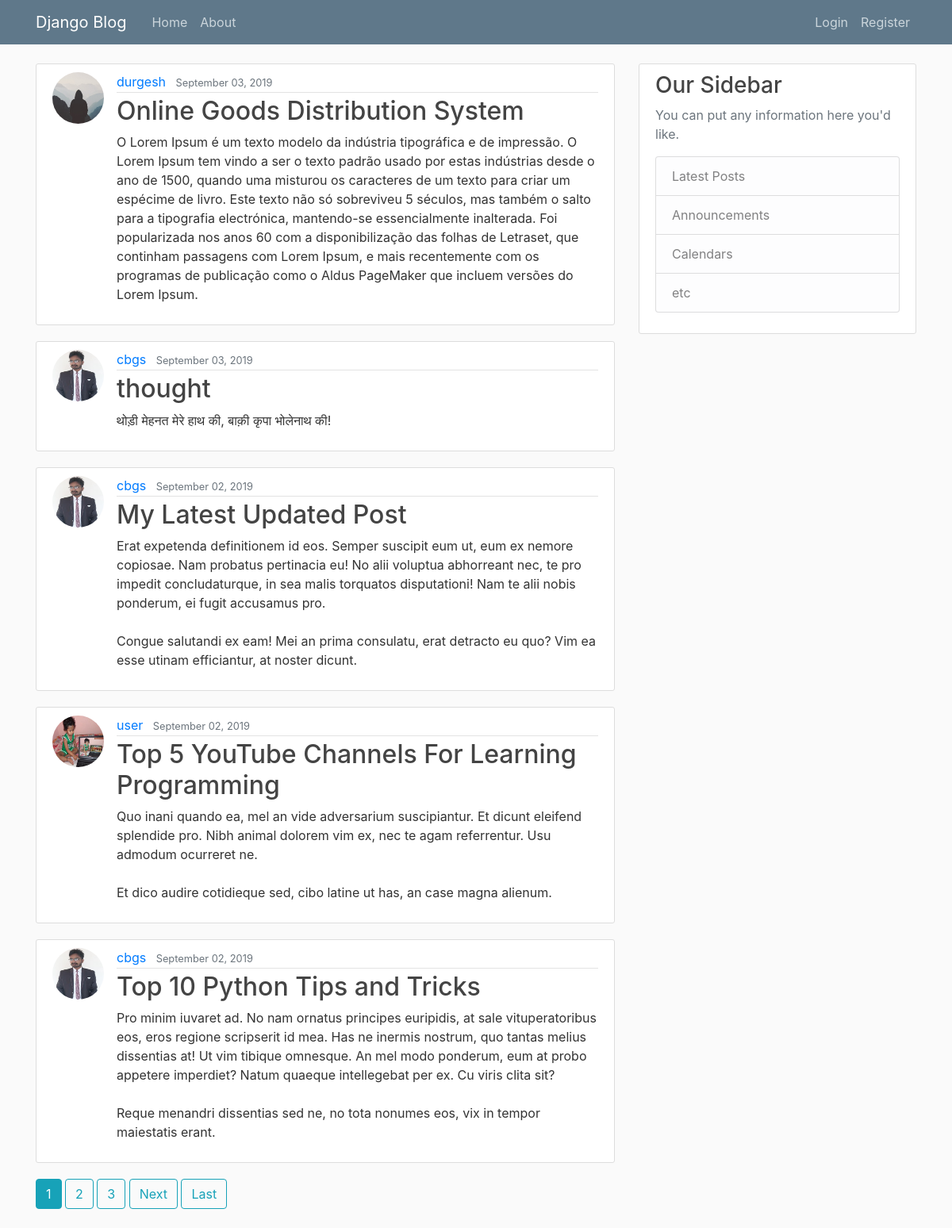
The page / on the database its author committed.
### blog/models.py (models this page shows, shortened)
class Post(models.Model):
	title = models.CharField(max_length=100)
	content = models.TextField()
	date_posted = models.DateTimeField(default=timezone.now)
	author = models.ForeignKey(User,on_delete=models.CASCADE)

### users/models.py (models this page shows, shortened)
class Profile(models.Model):
	user = models.OneToOneField(User,on_delete=models.CASCADE)
	image = models.ImageField(default='default.jpg', upload_to='profile_pics')

### blog/views.py (the view)
# urls.py: path('', PostListView.as_view(), name='blog-home'),
class PostListView(ListView):
	model = Post
	template_name = 'blog/home.html'  # <app>/<model>_<viewtype>.html
	context_object_name = 'posts'
	ordering = ['-date_posted']
	paginate_by = 5

### blog/templates/blog/home.html (shortened to what this page needs)
{% extends 'blog/base.html' %}
{% block content %}
	{% for post in posts %}
	  <article class="media content-section">
	{% if user.is_authenticated and post.author.username == user.username %}
		<a href="{% url 'profile' %}">
	   <img class="rounded-circle article-img"src="{{ post.author.profile.image.url }}">
		  </a>
	{% else %}
		<a href="{% url 'user-posts' post.author.username %}">
	   <img class="rounded-circle article-img"src="{{ post.author.profile.image.url }}">
		  </a>
	{% endif %}
		  <div class="media-body">
			<div class="article-metadata">
			  <a class="mr-2" href="{% url 'user-posts' post.author.username %}">{{ post.author }}</a>
			  <small class="text-muted">{{ post.date_posted|date:"F d, Y" }}</small>
			</div>
			<h2><a class="article-title" href="{% url 'post-detail' post.id %}">{{ post.title }}</a></h2>
			<p class="article-content">{{ post.content }}</p>
		  </div>
	</article>
	{% endfor %}
	{% if is_paginated %}
		{% for num in page_obj.paginator.page_range %}
			{% if page_obj.number == num %}
				<a class="btn btn-info mb-4" href="?page={{ num }}">{{num }}</a>
			{% elif num > page_obj.number|add:'-3' and num < page_obj.number|add:'3' %}
				<a class="btn btn-outline-info mb-4" href="?page={{ num }}">{{num }}</a>
			{% endif %}
		{% endfor %}
		{% if page_obj.has_next %}
			<a class="btn btn-outline-info mb-4" href="?page={{ page_obj.next_page_number }}">Next</a>
			<a class="btn btn-outline-info mb-4" href="?page={{ page_obj.paginator.num_pages }}">Last</a>
		{% endif %}
	{% endif %}
{% endblock content %}

### blog/templates/blog/base.html (shortened to what this page needs)
{% load static %}
<!DOCTYPE html>
<html>
<head>
    <link rel="stylesheet" href="https://stackpath.bootstrapcdn.com/bootstrap/4.3.1/css/bootstrap.min.css">
<link type="text/css" rel="stylesheet" href="{% static 'blog/main.css' %}">
</head>
<body>
<header class="site-header">
  <nav class="navbar navbar-expand-md navbar-dark bg-steel fixed-top">
    <div class="container">
      <a class="navbar-brand mr-4" href="{% url 'blog-home' %}">Django Blog</a>
      <div class="collapse navbar-collapse" id="navbarToggle">
        <div class="navbar-nav mr-auto">
          <a class="nav-item nav-link" href="{% url 'blog-home' %}">Home</a>
                  <a class="nav-item nav-link" href="{% url 'blog-about' %}">About</a>
        </div>
        <div class="navbar-nav">
        {% if user.is_authenticated %}
            <a class="nav-item nav-link" href="{% url 'post-create' %}">New Post</a>
            <a class="nav-item nav-link" href="{% url 'profile' %}">Profile</a>
        	<a class="nav-item nav-link" href="{% url 'logout' %}">Logout</a>
        {% else %}
          <a class="nav-item nav-link" href="{% url 'login' %}">Login</a>
          <a class="nav-item nav-link" href="{% url 'register' %}">Register</a>
        {% endif %}
        </div>
      </div>
    </div>
  </nav>
</header>
<main role="main" class="container">
  <div class="row">
    <div class="col-md-8">
      {% block content %}{% endblock %}
    </div>
    <div class="col-md-4">
      <div class="content-section">
        <h3>Our Sidebar</h3>
        <p class='text-muted'>You can put any information here you'd like.
          <ul class="list-group">
            <li class="list-group-item list-group-item-light">Latest Posts</li>
            <li class="list-group-item list-group-item-light">Announcements</li>
            <li class="list-group-item list-group-item-light">Calendars</li>
            <li class="list-group-item list-group-item-light">etc</li>
          </ul>
        </p>
      </div>
    </div>
  </div>
</main>
</body>
</html>

### blog/static/blog/main.css (style rules this page uses)
body { background: #fafafa; color: #333333; margin-top: 5rem; }
h1, h2, h3, h4, h5, h6 { color: #444444; }
ul { margin: 0; }
.bg-steel { background-color: #5f788a; }
.site-header .navbar-nav .nav-link { color: #cbd5db; }
.content-section { background: #ffffff; padding: 10px 20px; border: 1px solid #dddddd; border-radius: 3px; margin-bottom: 20px; }
.article-title { color: #444444; }
.article-content { white-space: pre-line; }
.article-img { height: 65px; width: 65px; margin-right: 16px; }
.article-metadata { padding-bottom: 1px; margin-bottom: 4px; border-bottom: 1px solid #e3e3e3 }

### rows shown on the page
Post: author.profile.image (placeholder picture), author "durgesh", date_posted "September 03, 2019", title "Online Goods Distribution System", content "O Lorem Ipsum é um texto modelo da indústria tipográfica e de impressão. O Lorem Ipsum tem vindo a ser o texto padrão usado por estas indústrias desde o ano de 1500, quando uma misturou os caracteres de um texto para criar um espécime de livro. Este texto não só sobreviveu 5 séculos, mas também o salto para a tipografia electrónica, mantendo-se essencialmente inalterada. Foi popularizada nos anos 60 com a disponibilização das folhas de Letraset, que continham passagens com Lorem Ipsum, e mais recentemente com os programas de publicação como o Aldus PageMaker que incluem versões do Lorem Ipsum."
Post: author.profile.image (picture), author "cbgs", date_posted "September 03, 2019", title "thought", content "थोड़ी मेहनत मेरे हाथ की, बाक़ी कृपा भोलेनाथ की!"
Post: author.profile.image (picture), author "cbgs", date_posted "September 02, 2019", title "My Latest Updated Post", content "Erat expetenda definitionem id eos. Semper suscipit eum ut, eum ex nemore copiosae. Nam probatus pertinacia eu! No alii voluptua abhorreant nec, te pro impedit concludaturque, in sea malis torquatos disputationi! Nam te alii nobis ponderum, ei fugit accusamus pro. Congue salutandi ex eam! Mei an prima consulatu, erat detracto eu quo? Vim ea esse utinam efficiantur, at noster dicunt."
Post: author.profile.image (picture), author "user", date_posted "September 02, 2019", title "Top 5 YouTube Channels For Learning Programming", content "Quo inani quando ea, mel an vide adversarium suscipiantur. Et dicunt eleifend splendide pro. Nibh animal dolorem vim ex, nec te agam referrentur. Usu admodum ocurreret ne. Et dico audire cotidieque sed, cibo latine ut has, an case magna alienum."
Post: author.profile.image (picture), author "cbgs", date_posted "September 02, 2019", title "Top 10 Python Tips and Tricks", content "Pro minim iuvaret ad. No nam ornatus principes euripidis, at sale vituperatoribus eos, eros regione scripserit id mea. Has ne inermis nostrum, quo tantas melius dissentias at! Ut vim tibique omnesque. An mel modo ponderum, eum at probo appetere imperdiet? Natum quaeque intellegebat per ex. Cu viris clita sit? Reque menandri dissentias sed ne, no tota nonumes eos, vix in tempor maiestatis erant."

### other values the page prints
{{ num }} "1"
{{ num }} "2" "3"
